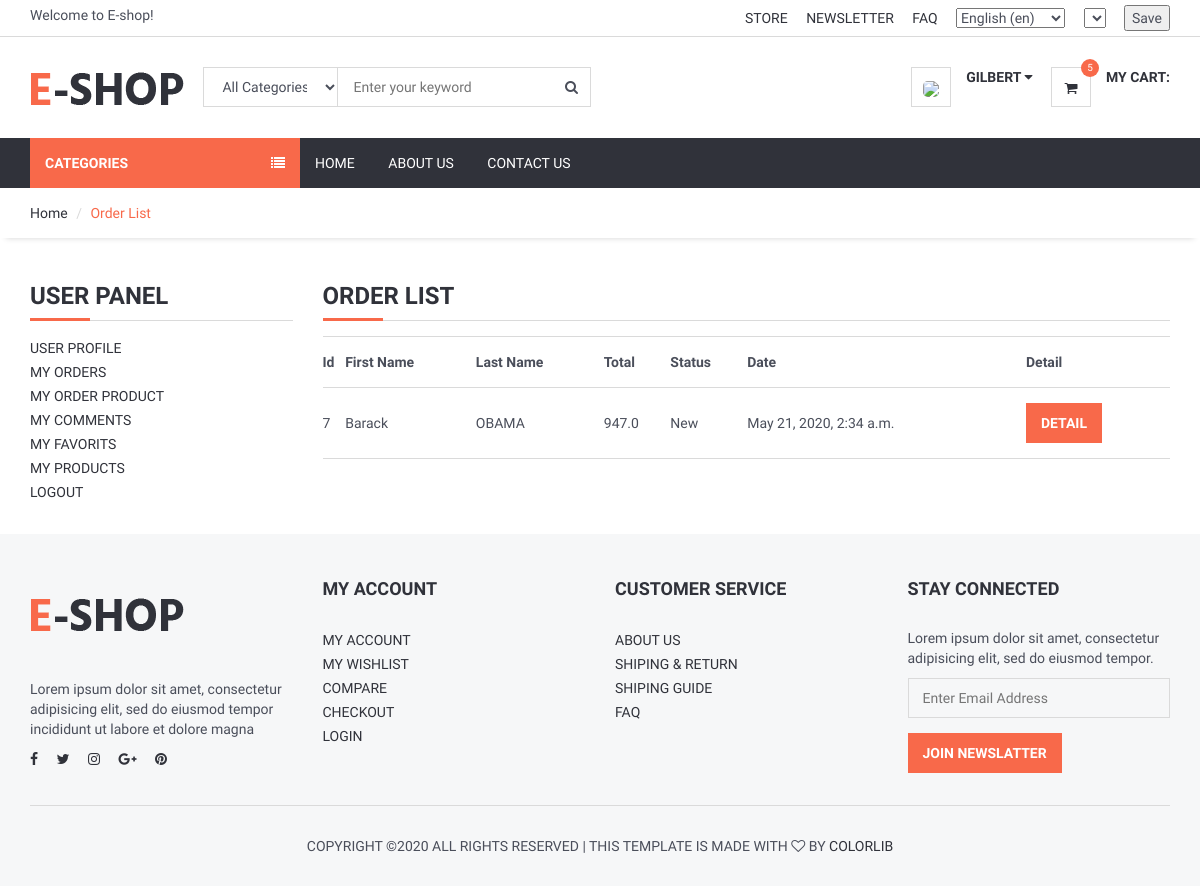
Screenshot of /user/orders/ (signed in) with the database file from the repository.
### order/models.py (models this page shows, shortened)
class Order(models.Model):
    STATUS = (
        ('New', 'New'),
        ('Accepted', 'Accepted'),
        ('Preaparing', 'Preaparing'),
        ('OnShipping', 'OnShipping'),
        ('Completed', 'Completed'),
        ('Canceled', 'Canceled'),
    )
    user = models.ForeignKey(User, on_delete=models.SET_NULL, null=True)
    code = models.CharField(max_length=5, editable=False )
    first_name = models.CharField(max_length=10)
    last_name = models.CharField(max_length=10)
    phone = models.CharField(blank=True, max_length=20)
    address = models.CharField(blank=True, max_length=150)
    city = models.CharField(blank=True, max_length=20)
    country = models.CharField(blank=True, max_length=20)
    total = models.FloatField()
    status=models.CharField(max_length=10,choices=STATUS,default='New')
    ip = models.CharField(blank=True, max_length=20)
    adminnote = models.CharField(blank=True, max_length=100)
    create_at=models.DateTimeField(auto_now_add=True)
    update_at=models.DateTimeField(auto_now=True)

### user/views.py (the view)
# urls.py: path('orders/', views.user_orders, name='user_orders'),
@login_required(login_url='/login') # Check login
def user_orders(request):
    current_user = request.user
    orders=Order.objects.filter(user_id=current_user.id)
    context = {#'category': category,
               'orders': orders,
               }
    return render(request, 'user_orders.html', context)

### home/templatetags/myapptags.py (called while the page is built)
@register.simple_tag
def shopcartcount(userid):
    count = ShopCart.objects.filter(user_id=userid).count()
    return count

### user/templates/user_orders.html (shortened to what this page needs)
{% extends 'homebase.html' %}
{% block sidebar %} {% include 'sidebar.html' %} {% endblock %}
{% block body %}
    <div id="breadcrumb">
        <div class="container">
            <ul class="breadcrumb">
                <li><a href="/">Home</a></li>
                <li class="active">Order List</li>
            </ul>
        </div>
    </div>
    <div class="section">
        <div class="container">
            <div class="row">
                <div class="col-md-3">
                    {% include "user_panel.html" %}
                </div>
                <div class="col-md-9">
                    <div class="order-summary clearfix">
                        <div class="section-title">
                            <h3 class="title">Order List</h3>
                        </div>
                        <table class="shopping-cart-table table">
                            <tr>
                                <th class="text-left">Id </th>
                                <th class="text-left">First Name </th>
                                <th class="text-left">Last Name </th>
                                <th class="text-left">Total </th>
                                <th class="text-left">Status </th>
                                <th class="text-left">Date </th>
                                <th class="text-left">Detail </th>
                            </tr>
                            {% for rs in orders %}
                                <tr>
                                    <td class="text-left">{{ rs.id}} </td>
                                    <td class="text-left">{{ rs.first_name}} </td>
                                    <td class="text-left">{{ rs.last_name}} </td>
                                    <td class="text-left">{{ rs.total}} </td>
                                    <td class="text-left">{{ rs.status}} </td>
                                    <td class="text-left">{{ rs.create_at}} </td>
                                    <td class="text-left"><a class="primary-btn" href="/user/orderdetail/{{ rs.id }}"> Detail </a></td>
                                </tr>
                            {% endfor %}
                        </table>
                    </div>
                </div>
            </div>
        </div>
    </div>
{% endblock %}

### home/templates/header.html (shortened to what this page needs)
{% load static %}
{% load i18n %}
{% load currency %}
<header>
    <div id="top-header">
        <div class="container">
            <div class="pull-left">
                <span>{% trans "Welcome to E-shop!" %}</span>
            </div>
            <div class="pull-right">
                <ul class="header-top-links">
                    <li><a href="#">{% trans "Store" %}</a></li>
                    <li><a href="#">{% trans "Newsletter" %}</a></li>
                    <li><a href="{% url 'faq' %}">{% trans "FAQ" %}</a></li>
                    <li class="dropdown default-dropdown">
                        <form action="{% url 'selectlanguage' %}" method="post">{% csrf_token %}
                            <select name="language" onchange="submit()" >
                                {% get_current_language as LANGUAGE_CODE %}
                                {% get_available_languages as LANGUAGES %}
                                {% get_language_info_list for LANGUAGES as languages %}
                                {% for language in languages %}
                                    <option value="{{ language.code }}"{% if language.code == LANGUAGE_CODE %} selected{% endif %}>
                                        {{ language.name_local }} ({{ language.code }})
                                    </option>
                                {% endfor %}
                            </select>
                        </form>
                    </li>
                    <li class="dropdown default-dropdown">
                        <form id="currency_switcher" method="POST" action="{% url 'selectcurrency' %}">
                            <select name="currency" onchange="submit()" >
                            </select>
                        </form>
                    </li>
                    <li class="dropdown default-dropdown">
                        <form id="currency_switcher" method="POST" action="{% url 'savelangcur' %}">
                            <input type="submit" value="Save" />
                        </form>
                    </li>
                </ul>
            </div>
        </div>
    </div>
    <div id="header">
        <div class="container">
            <div class="pull-left">
                <div class="header-logo">
                    <a class="logo" href="{% url 'home' %}">
                        <img src="{% static '' %}img/logo.png" alt="">
                    </a>
                </div>
                <div class="header-search">
                    <form action="/search/" method="post">
                        <input id="query" name="query" class="input search-input" type="text" placeholder="Enter your keyword">
                        <select name="catid"  class="input search-categories">
                            <option value="0">{% trans "All Categories" %}</option>
                        </select>
                        <button class="search-btn"><i class="fa fa-search"></i></button>
                    </form>
                </div>
            </div>
            <div class="pull-right" >
                <ul class="header-btns">
                    <li class="header-account dropdown default-dropdown">
                        {% if user.id is not None %}
                            <div class="dropdown-toggle" role="button" data-toggle="dropdown" aria-expanded="true">
                                <div class="header-btns-icon">
                                    <img src="{{ request.session.userimage }}" style="height: 40px; border-radius: 30%">
                                </div>
                                <strong class="text-uppercase">{{ user.first_name }} <i class="fa fa-caret-down"></i></strong>
                            </div>
                        {% else %}
                            <a href="{% url 'login' %}" class="text-uppercase">Login</a> / <a href="{% url 'signup' %}" class="text-uppercase">Sign Up</a>
                        {% endif %}
                    </li>
                    <li class="header-cart dropdown default-dropdown">
                        <a href="{% url 'shopcart'%}" >
                            <div class="header-btns-icon">
                                <i class="fa fa-shopping-cart"></i>
                                {% load myapptags %}
                                {% shopcartcount user.id as count %}
                                <span class="qty">{{ count }}</span>
                            </div>
                            <strong class="text-uppercase">{% trans "My Cart:" %}</strong>
                            <br>
                        </a>
                    </li>
                </ul>
            </div>
        </div>
    </div>
</header>

### home/static/css/style.css (style rules this page uses)
body { font-family: 'Hind', sans-serif; color: #4A4E5A; overflow-x: hidden; }
h1, h2, h3, h4, h5, h6 { color: #30323A; margin: 0 0 10px; font-weight: 700; }
a { color: #30323A; -webkit-transition: 0.3s color; transition: 0.3s color; }
strong { color: #30323A; }
ul, ol { margin: 0; padding: 0; list-style: none }
.main-btn, .primary-btn { display: inline-block; padding: 10px 15px; text-transform: uppercase; font-weight: 700; border: none; -webkit-transition: 0.3s all; transition: 0.3s all; }
.primary-btn { color: #FFF; background-color: #F8694A; }
.input { width: 100%; height: 40px; padding: 0px 15px; border: none; background-color: transparent; -webkit-box-shadow: 0px 0px 0px 1px #DADADA inset, 0px 0px 0px 5px transparent; box-shadow: 0px 0px 0px 1px #DADADA inset, 0px 0px 0px 5px transparent; -webkit-transition: 0.3s all; transition: 0.3s all; }
.section { padding-top: 30px; padding-bottom: 30px; }
.section-title { position: relative; margin-bottom: 15px; margin-top: 15px; border-bottom: 1px solid #DADADA; }
.section-title .title { display: inline-block; text-transform: uppercase; }
.section-title:after { content: ""; position: absolute; left: 0; bottom: -1.5px; height: 3px; width: 60px; background-color: #F8694A; }
#breadcrumb { -webkit-box-shadow: 0px 6px 6px -6px rgba(0, 0, 0, 0.175); box-shadow: 0px 6px 6px -6px rgba(0, 0, 0, 0.175); }
.breadcrumb { background-color: transparent; border: none; border-radius: 0px; padding: 15px 0px; margin: 0; }
.breadcrumb>.active { color: #F8694A; }
.breadcrumb>li+li:before { color: #DADADA; }
#header { padding-top: 15px; padding-bottom: 15px; }
#top-header { padding-top: 5px; padding-bottom: 5px; border-bottom: 1px solid #DADADA; }
.header-top-links>li { display: inline-block; }
.header-top-links>li+li { margin-left: 15px; }
.header-top-links>li>a { cursor: pointer; text-transform: uppercase; }
.header-logo { display: inline-block; margin-right: 15px; }
.header-logo .logo>img { width: 100%; max-height: 70px; }
.header-search { display: inline-block; padding: 15px 0px; max-width: 400px; }
.header-search>form { position: relative; }
.header-search>form .search-input { padding-left: 150px; padding-right: 45px; }
.header-search>form .search-categories { position: absolute; left: 0px; top: 0px; width: 135px; }
.header-search>form .search-btn { position: absolute; top: 0px; right: 0px; width: 40px; height: 40px; background-color: transparent; border: none; }
.header-btns>li { display: inline-block; vertical-align: top; padding: 15px 0px; }
.header-btns>li+li { margin-left: 15px; }
.header-btns>li .header-btns-icon { position: relative; float: left; margin-right: 15px; width: 40px; height: 40px; line-height: 40px; text-align: center; color: #30323A; background-color: #FFF; border: 1px solid #DADADA; }
.header-btns .dropdown-toggle { display: block; cursor: pointer; }
.header-cart .header-btns-icon .qty { position: absolute; right: -9px; top: -9px; width: 18px; height: 18px; line-height: 18px; text-align: center; font-size: 10px; background: #F8694A; color: #FFF; border-radius: 50%; }
.shopping-cart-table>tbody>tr>td, .shopping-cart-table>tbody>tr>th, .shopping-cart-table>tfoot>tr>td, .shopping-cart-table>tfoot>tr>th, .shopping-cart-table>thead>tr>td, .shopping-cart-table>thead>tr>th { padding: 15px 0px; vertical-align: middle; border-top: 1px solid #DADADA; }
.shopping-cart-table>tbody>tr:last-child>td { border-bottom: 1px solid #DADADA; }

### rows the page displays
Order: id "7", first_name "Barack", last_name "OBAMA", total "947.0", status "New", create_at "May 21, 2020, 2:34 a.m."

### other values shown
{{ user.first_name }} "GILBERT"
{{ count }} "5"
form field language "English (en)"
